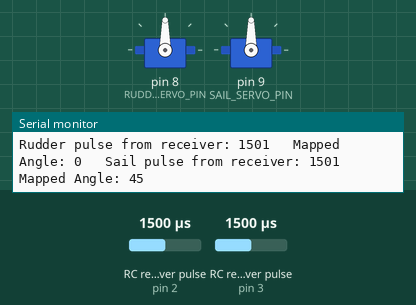
The sketch below on a simulated Arduino Uno, built with avr-gcc and run on an emulated ATmega328P. Parts: 2 × servo, the last lines printed to the serial monitor. Wiring (inferred from the names in the program): 2 × RC receiver channel: data pin 2 / data pin 3. Inputs (shaded band) come from the test bench; at power-on: RC receiver pulse (sensors on pin 2, pin 3) 1500 µs.

Above: at 1.2 s.
1.3 s: RC receiver pulse (sensor on pin 2) set to 1020 µs
At 2.5 s:
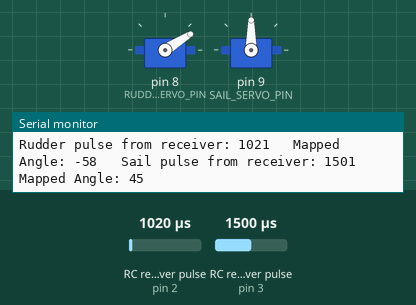
2.8 s: RC receiver pulse (sensor on pin 3) set to 1020 µs
At 3.8 s:
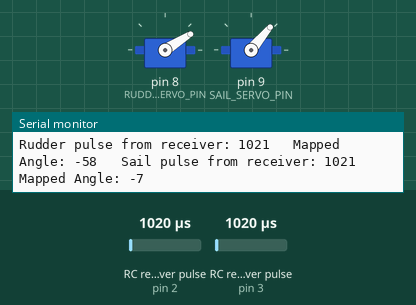
4.3 s: RC receiver pulse (sensor on pin 2) set to 1250 µs
At 5.0 s:
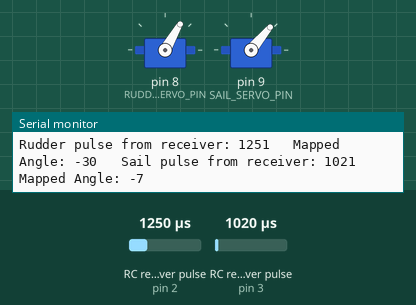
5.8 s: RC receiver pulse (sensor on pin 3) set to 1250 µs
At 6.1 s:
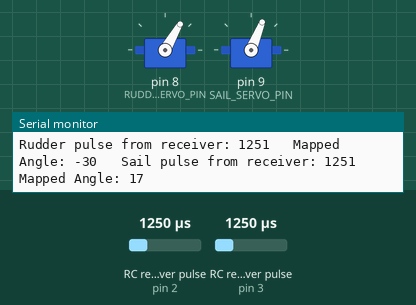
7.3 s: RC receiver pulse (sensor on pin 2) set to 1500 µs
At 8.5 s:
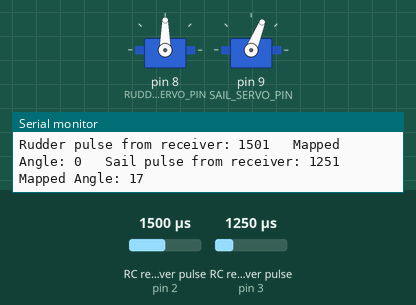
8.8 s: RC receiver pulse (sensor on pin 3) set to 1750 µs
At 9.6 s:
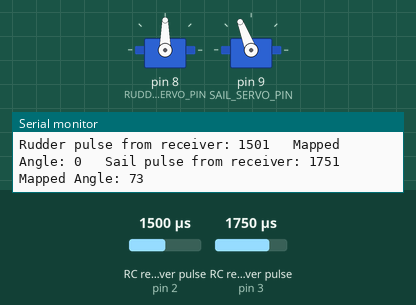
Timing chart, 0 to 11.3 s (numbered marks = the images above; inputs shaded):
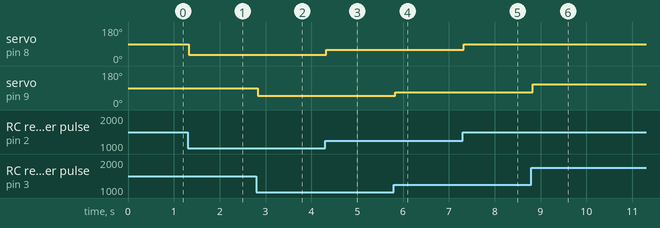

The sketch:

RCPassthroughEasyread.ino
```cpp
/* RCPassthroughEasyread rev 4/8/2016
© 2014-2016 RoboSail
Find detailed description in Decription tab
*/
#include <Servo.h>
#include "RoboSail.h"

void setup() {
  Serial.begin(115200);
  Serial.println("\nRCPassThrough code - RoboSail");
    // Set RC receiver and WindSensor on digital input pins
    declarePins();
}

void loop() {
  // Read commanded (manual) values from the RC reciever
  // pulseIn returns the width of the command pulse in microseconds.
  rudderPulseWidth = pulseIn(RUDDER_RC_PIN, HIGH);
  // Calculate the servo position in degrees.
  rudderServoOut = map(rudderPulseWidth, 1000, 2000, -60, 60);

  sailPulseWidth = pulseIn(SAIL_RC_PIN, HIGH);
  sailServoOut = map(sailPulseWidth, 1090, 1900, 0, 90);


  // Print out the values for debug.
  Serial.print("Rudder pulse from receiver: ");
  Serial.print(rudderPulseWidth);
  Serial.print("\t Mapped Angle: ");
  Serial.print(rudderServoOut);

  Serial.print("\t Sail pulse from receiver: ");
  Serial.print(sailPulseWidth);
  Serial.print("\t Mapped Angle: ");
  Serial.println(sailServoOut);

  // adjust the servo values from desired angles on the Robosail boat
  // to appropriate values for the servos, then command the servos to move
  // the Rudder servo motor ranges from 0 to 180 with 90 deg in the center
  // the Sailwinch servo is at ~ 55 deg when full-in, which we think of as 0 deg,
  //  and ~125 deg when full out, which we thnk of as 90 deg
  rudderServoOut = map(rudderServoOut, -90, 90, 0, 180);
  rudderServo.write(rudderServoOut);
  sailServoOut = map(sailServoOut, 0, 90, 55, 125);
  sailServo.write(sailServoOut);

}
```

Description.ino
```cpp
/* RCPassthroughEasyread rev 4/8/2016
© 2014-2016 RoboSail
This program puts the Arduino micro-computer in the RC (Radio Control)system
It takes in the control signals coming in from the Receiver and
pass them back to the Rudder and Sail servo motors on the boat.
It also displays several values to the Serial Monitor:
  - The actual "pulse" coming in from the receiver for each channel
    (typical range of 1000 - 2000)
  - the angle at which the rudder or sail should be positioned
    given that command (in the RoboSail frame of reference)

This program helps the user determine
  - if they are reading good signals from the receiver (range of 1000 - 2000)
  - if the servos are functioning correctly and moving to the expected positions
  - if the Arduino computer is functioning correctly

Rudder and Sail data from the RC receiver are read in on
digital pins 2 and 3 respectively.
Rudder and sail servos are controlled on digital
pins 8 and 9 respectively.
*/
```

Display.ino
```cpp

```

Functions.ino
```cpp
void declarePins()
{
  // Set RC receiver on digital input pins
  pinMode(RUDDER_RC_PIN, INPUT);
  pinMode(SAIL_RC_PIN, INPUT);

  // attach the servos to the proper pins
  rudderServo.attach(RUDDER_SERVO_PIN);
  sailServo.attach(SAIL_SERVO_PIN);
}
```

RoboSail.h
```cpp
// Pin assignments
//input pins from receiver
const int RUDDER_RC_PIN = 2;
const int SAIL_RC_PIN = 3;

// Output pins to the servos
const int RUDDER_SERVO_PIN = 8;
const int SAIL_SERVO_PIN = 9;

// variables to hold input and output values
int rudderPulseWidth;
int rudderServoOut;
int sailPulseWidth;
int sailServoOut;

//create servo objects
Servo rudderServo;
Servo sailServo;
```

Measured:
- after the input at 1.3 s, servo on pin 8 (RUDDER_SERVO_PIN): 90° → 32° at once
- after the input at 2.8 s, servo on pin 9 (SAIL_SERVO_PIN): 90° → 50° at once
- after the input at 4.3 s, servo on pin 8 (RUDDER_SERVO_PIN): 32° → 60° at once
- after the input at 5.8 s, servo on pin 9 (SAIL_SERVO_PIN): 50° → 68° at once
- after the input at 7.3 s, servo on pin 8 (RUDDER_SERVO_PIN): 60° → 90° at once
- after the input at 8.8 s, servo on pin 9 (SAIL_SERVO_PIN): 68° → 111° at once
